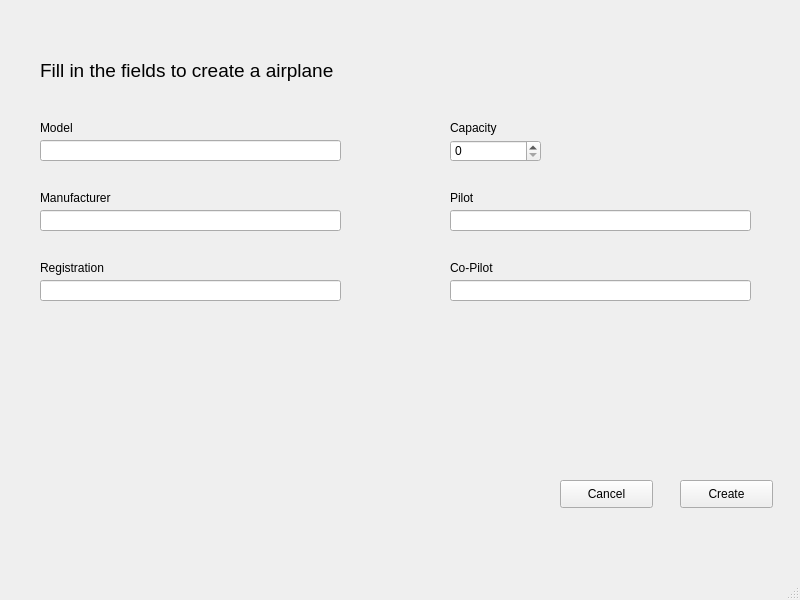
<?xml version="1.0" encoding="UTF-8"?>
<ui version="4.0">
 <class>CreateAirplane</class>
 <widget class="QMainWindow" name="CreateAirplane">
  <property name="geometry">
   <rect>
    <x>0</x>
    <y>0</y>
    <width>800</width>
    <height>600</height>
   </rect>
  </property>
  <property name="windowTitle">
   <string>MainWindow</string>
  </property>
  <widget class="QWidget" name="centralwidget">
   <widget class="QLineEdit" name="edit_field_manufacturer">
    <property name="geometry">
     <rect>
      <x>40</x>
      <y>210</y>
      <width>301</width>
      <height>21</height>
     </rect>
    </property>
   </widget>
   <widget class="QLabel" name="label_field_model">
    <property name="geometry">
     <rect>
      <x>40</x>
      <y>120</y>
      <width>55</width>
      <height>16</height>
     </rect>
    </property>
    <property name="text">
     <string>Model</string>
    </property>
   </widget>
   <widget class="QLabel" name="label_field_copilot">
    <property name="geometry">
     <rect>
      <x>450</x>
      <y>260</y>
      <width>55</width>
      <height>16</height>
     </rect>
    </property>
    <property name="text">
     <string>Co-Pilot</string>
    </property>
   </widget>
   <widget class="QPushButton" name="button_create">
    <property name="geometry">
     <rect>
      <x>680</x>
      <y>480</y>
      <width>93</width>
      <height>28</height>
     </rect>
    </property>
    <property name="text">
     <string>Create</string>
    </property>
   </widget>
   <widget class="QLabel" name="label_field_capacity">
    <property name="geometry">
     <rect>
      <x>450</x>
      <y>120</y>
      <width>81</width>
      <height>16</height>
     </rect>
    </property>
    <property name="text">
     <string>Capacity</string>
    </property>
   </widget>
   <widget class="QPushButton" name="button_cancel">
    <property name="geometry">
     <rect>
      <x>560</x>
      <y>480</y>
      <width>93</width>
      <height>28</height>
     </rect>
    </property>
    <property name="text">
     <string>Cancel</string>
    </property>
   </widget>
   <widget class="QSpinBox" name="spin_box_capacity">
    <property name="geometry">
     <rect>
      <x>450</x>
      <y>140</y>
      <width>91</width>
      <height>22</height>
     </rect>
    </property>
   </widget>
   <widget class="QLineEdit" name="edit_field_copilot">
    <property name="geometry">
     <rect>
      <x>450</x>
      <y>280</y>
      <width>301</width>
      <height>21</height>
     </rect>
    </property>
   </widget>
   <widget class="QLabel" name="label_field_pilot">
    <property name="geometry">
     <rect>
      <x>450</x>
      <y>190</y>
      <width>55</width>
      <height>16</height>
     </rect>
    </property>
    <property name="text">
     <string>Pilot</string>
    </property>
   </widget>
   <widget class="QLabel" name="label_title">
    <property name="geometry">
     <rect>
      <x>40</x>
      <y>50</y>
      <width>401</width>
      <height>41</height>
     </rect>
    </property>
    <property name="font">
     <font>
      <pointsize>14</pointsize>
     </font>
    </property>
    <property name="text">
     <string>Fill in the fields to create a airplane</string>
    </property>
   </widget>
   <widget class="QLabel" name="label_field_manufacturer">
    <property name="geometry">
     <rect>
      <x>40</x>
      <y>190</y>
      <width>111</width>
      <height>16</height>
     </rect>
    </property>
    <property name="text">
     <string>Manufacturer</string>
    </property>
   </widget>
   <widget class="QLabel" name="label_field_registration">
    <property name="geometry">
     <rect>
      <x>40</x>
      <y>260</y>
      <width>91</width>
      <height>16</height>
     </rect>
    </property>
    <property name="text">
     <string>Registration</string>
    </property>
   </widget>
   <widget class="QLineEdit" name="line_edit_pilot">
    <property name="geometry">
     <rect>
      <x>450</x>
      <y>210</y>
      <width>301</width>
      <height>21</height>
     </rect>
    </property>
   </widget>
   <widget class="QLineEdit" name="edit_field_registration">
    <property name="geometry">
     <rect>
      <x>40</x>
      <y>280</y>
      <width>301</width>
      <height>21</height>
     </rect>
    </property>
   </widget>
   <widget class="QLineEdit" name="edit_field_model">
    <property name="geometry">
     <rect>
      <x>40</x>
      <y>140</y>
      <width>301</width>
      <height>21</height>
     </rect>
    </property>
   </widget>
  </widget>
  <widget class="QMenuBar" name="menubar">
   <property name="geometry">
    <rect>
     <x>0</x>
     <y>0</y>
     <width>800</width>
     <height>26</height>
    </rect>
   </property>
  </widget>
  <widget class="QStatusBar" name="statusbar"/>
 </widget>
 <resources/>
 <connections/>
</ui>
